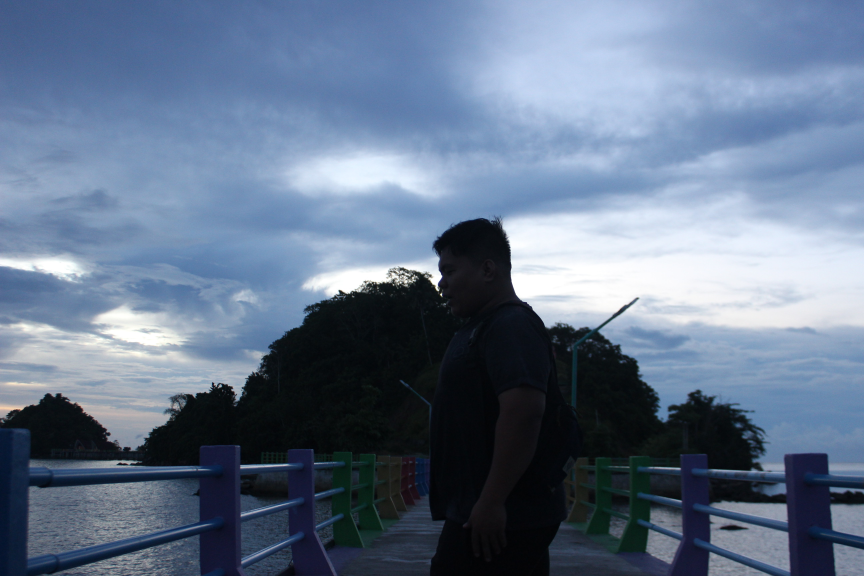
#> input picture gambar_tri2.JPG, 2592 x 1728 px (shown at 1/3 size)
$ python TransformasiNegatif.py
#> lines starting #> are read from the running program, lines starting #| are printed output that depends on the picture
import cv2

img = cv2.imread("gambar_tri2.JPG")
#> img is the input picture: shape (1728, 2592, 3); mean B, G, R 140.4, 117.3, 100.6
img_1 = cv2.resize(img, (560, 340))
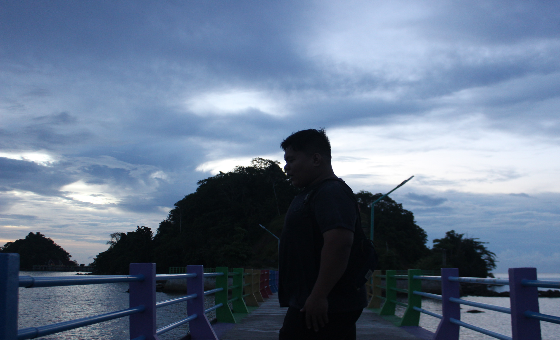
#> img_1: shape (340, 560, 3); mean B, G, R 140.3, 117.2, 100.5
img_2 = 255 - img_1
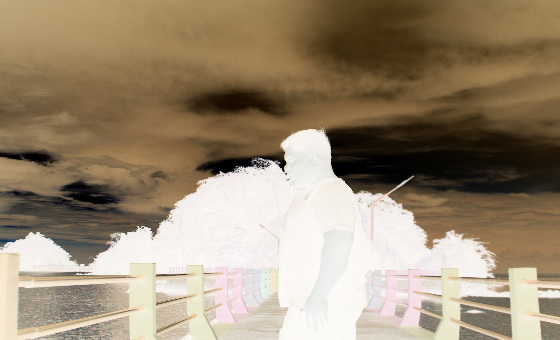
#> img_2: shape (340, 560, 3); mean B, G, R 114.7, 137.8, 154.5

cv2.imshow("Gambar Tri Original", img_1)
cv2.imshow("Gambar Negatif", img_2)

cv2.waitKey()
cv2.destroyAllWindows()

$ run again, with gambar_tri.JPG copied over gambar_tri2.JPG
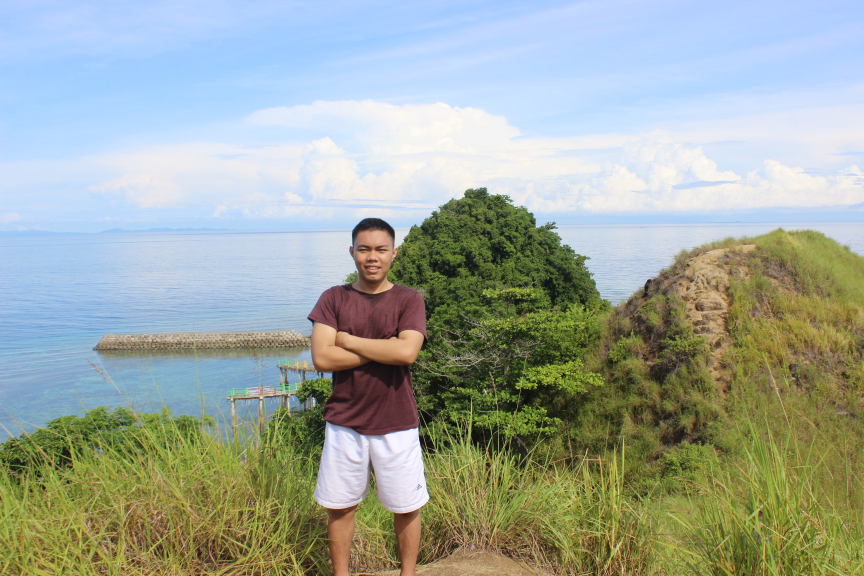
#> input picture gambar_tri.JPG, 2592 x 1728 px (shown at 1/3 size)
#> img is the input picture: shape (1728, 2592, 3); mean B, G, R 157.2, 167.5, 158.1
#> `img_1 = cv2.resize(img, (560, 340))`:
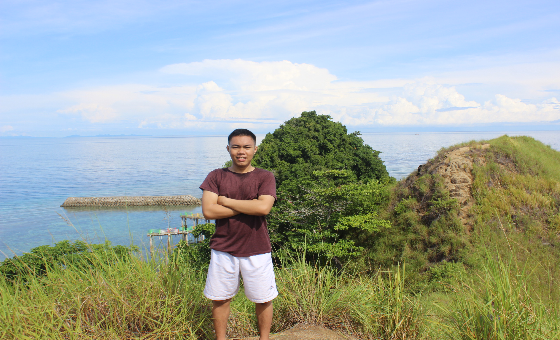
#> img_1: shape (340, 560, 3); mean B, G, R 157.1, 167.3, 157.9
#> `img_2 = 255 - img_1`:
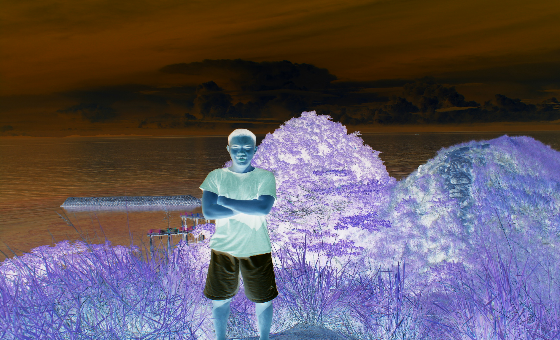
#> img_2: shape (340, 560, 3); mean B, G, R 97.9, 87.7, 97.1
